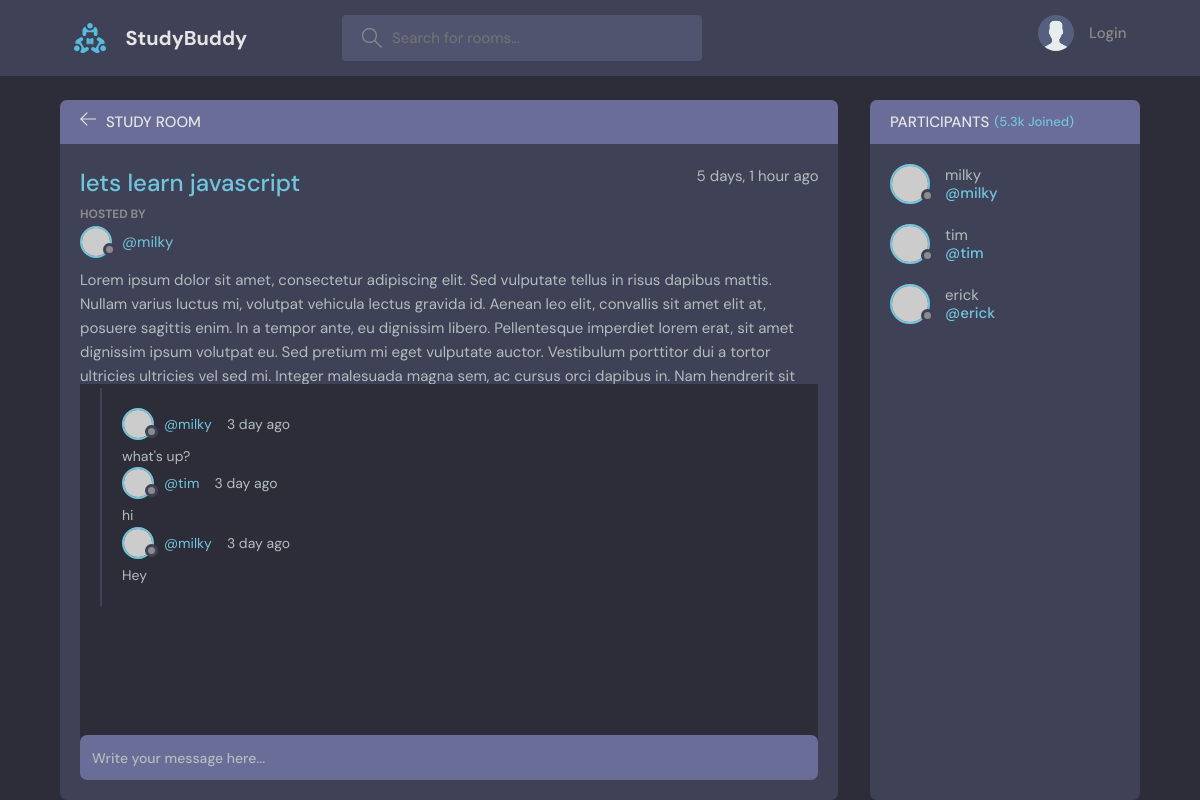
The page /room/1/ on the database its author committed.
### base/models.py (models this page shows, shortened)
class Room(models.Model):
    host=models.ForeignKey(User, on_delete=models.SET_NULL, null=True)
    topic=models.ForeignKey(Topic, on_delete=models.SET_NULL, null=True)
    name=models.CharField(max_length=200)
    description=models.TextField(null=True, blank=True)
    participants=models.ManyToManyField(User,related_name='participants', blank=True)
    updated = models.DateTimeField(auto_now=True)
    created = models.DateTimeField(auto_now_add=True)
    class Meta:
        ordering=['-updated', '-created']

class Message(models.Model):
    user=models.ForeignKey(User, on_delete=models.CASCADE)
    room=models.ForeignKey(Room, on_delete=models.CASCADE)
    body=models.TextField()
    updated = models.DateTimeField(auto_now=True)
    created = models.DateTimeField(auto_now_add=True)
    class Meta:
        ordering=['-updated', '-created']

### base/views.py (the view, shortened to what this page needs)
# urls.py: path('room/<str:pk>/', views.room, name="room"),
def room(request, pk):
    room=Room.objects.get(id=pk)
    room_messages=room.message_set.all()
    participants=room.participants.all()
    context={'room': room, 'room_messages':room_messages, 'participants':participants}
    return render(request,'base/room.html', context)

### base/models.py (called while the page is built)
    def __str__(self):
        return self.name

### base/templates/base/room.html (shortened to what this page needs)
{% extends 'main.html' %} {% block content %}
<main class="profile-page layout layout--2">
  <div class="container">
    <div class="room">
      <div class="room__top">
        <div class="room__topLeft">
          <a href="{% url 'home' %}">
            <svg
              version="1.1"
              xmlns="http://www.w3.org/2000/svg"
              width="32"
              height="32"
              viewBox="0 0 32 32"
            >
              <title>arrow-left</title>
              <path
                d="M13.723 2.286l-13.723 13.714 13.719 13.714 1.616-1.611-10.96-10.96h27.625v-2.286h-27.625l10.965-10.965-1.616-1.607z"
              ></path>
            </svg>
          </a>
          <h3>Study Room</h3>
        </div>
      </div>
      <div class="room__box scroll">
        <div class="room__header scroll">
          <div class="room__info">
            <h3>{{room.name}}</h3>
            <span>{{room.created|timesince}} ago</span>
          </div>
          <div class="room__hosted">
            <p>Hosted By</p>
            <a
              href="{% url 'user-profile' room.host.id %}"
              class="room__author"
            >
              <div class="avatar avatar--small">
                <img src="https://randomuser.me/api/portraits/men/37.jpg" />
              </div>
              <span>@{{room.host}}</span>
            </a>
          </div>
          <div class="room__details">{{room.description}}</div>
        </div>
        <div class="room__conversation">
          <div class="threads scroll">
            <div class="thread">
              {% for message in room_messages %}
              <div class="thread__top">
                <div class="thread__author">
                  <a href="#" class="thread__authorInfo">
                    <div class="avatar avatar--small">
                      <img
                        src="https://randomuser.me/api/portraits/men/37.jpg"
                      />
                    </div>
                    <span>@{{message.user}}</span>
                  </a>
                  <span class="thread__date">3 day ago</span>
                </div>
              </div>
              <div class="thread__details">{{message.body}}</div>
              {% endfor %}
            </div>
          </div>
        </div>
      </div>
      <div class="room__message">
        <form action="#">
          <input name="" placeholder="Write your message here..." />
        </form>
      </div>
    </div>
    <div class="participants">
      <h3 class="participants__top">Participants <span>(5.3k Joined)</span></h3>
      <div class="participants__list scroll">
        {% for user in participants %}
        <a href="{% url 'user-profile' user.id %}" class="participant">
          <div class="avatar avatar--medium">
            <img src="https://randomuser.me/api/portraits/men/37.jpg" />
          </div>
          <p>
            {{user.username}}
            <span>@{{user.username}}</span>
          </p>
        </a>
        {% endfor %}
      </div>
    </div>
  </div>
</main>
{% endblock content %}

### rows shown on the page
Room: name "lets learn javascript", created "5 days, 1 hour", host "milky", description "Lorem ipsum dolor sit amet, consectetur adipiscing elit. Sed vulputate tellus in risus dapibus mattis. Nullam varius luctus mi, volutpat vehicula lectus gravida id. Aenean leo elit, convallis sit amet elit at, posuere sagittis enim. In a tempor ante, eu dignissim libero. Pellentesque imperdiet lorem erat, sit amet dignissim ipsum volutpat eu. Sed pretium mi eget vulputate auctor. Vestibulum porttitor dui a tortor ultricies ultricies vel sed mi. Integer malesuada magna sem, ac cursus orci dapibus in. Nam hendrerit sit…"
Message: user "milky", body "what's up?"
Message: user "tim", body "hi"
Message: user "milky", body "Hey"

### other values the page prints
{{ user.username }} "milky"
{{ user.username }} "tim"
{{ user.username }} "erick"
